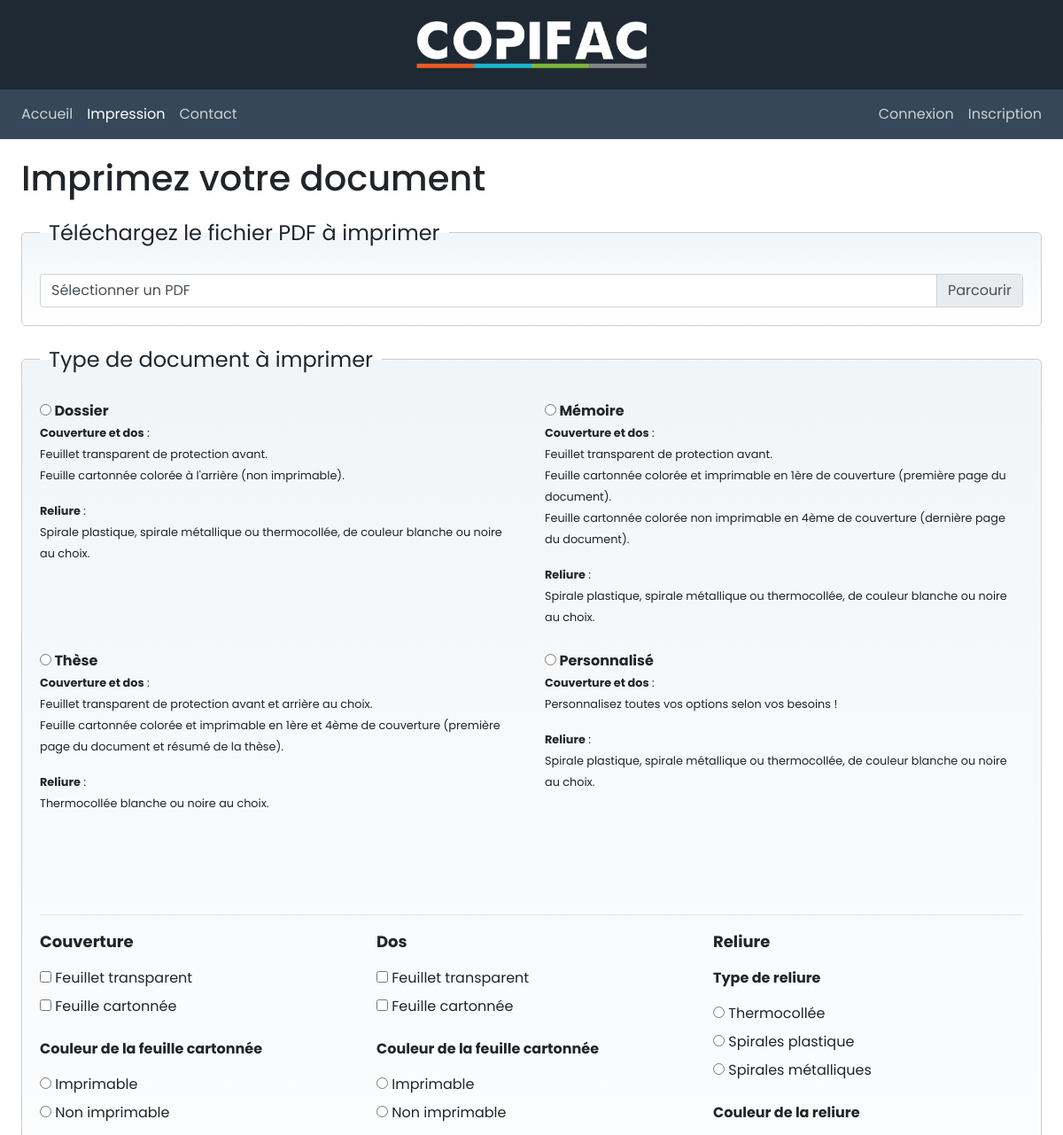
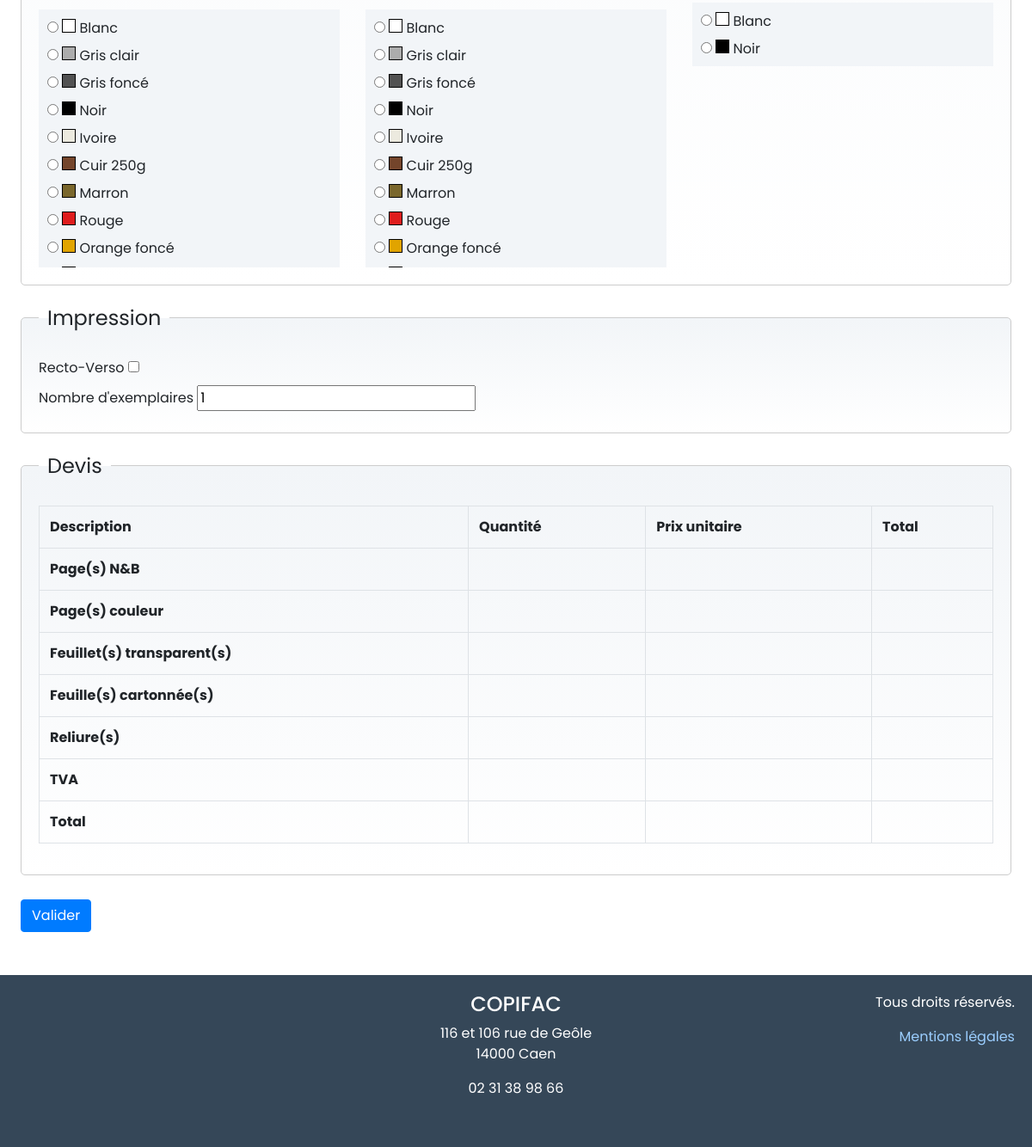
Page /impression on the committed database (2 pictures, top to bottom).
### tables this page shows
CREATE TABLE `dossier_color` (
  `id_dossier_color` smallint(5) unsigned NOT NULL AUTO_INCREMENT,
  `text` varchar(32) NOT NULL DEFAULT '',
  `hex` varchar(6) NOT NULL DEFAULT '',
  `printable` tinyint(1) unsigned NOT NULL DEFAULT '0',
  `unprintable` tinyint(1) unsigned NOT NULL DEFAULT '0',
  `position` smallint(5) unsigned NOT NULL DEFAULT '0',
  PRIMARY KEY (`id_dossier_color`)
);

### controllers/dossierController.php (called while the page is built, shortened)
<?php
require_once _ROOT_DIR_ . '/models/AdminGestionMgr.class.php';
$allColors = AdminGestionMgr::getColors();
$docType = '';
$btnFTCouv = '';
$btnFCCouv = '';
$couvImpr = '';
$couvColor = '';
$btnFTDos = '';
$btnFCDos = '';
$dosImpr = '';
$dosColor = '';
$btnReliure = '';
$btnCoulReliure = '';

### models/dao/DbConnection.class.php (called while the page is built)
<?php
class DbConnection
{
    private static $connection;
    private static function connect(string $user_type)
    {
        $tParam = parse_ini_file($_SERVER['DOCUMENT_ROOT'] . '/config/paramDB.ini', true);
        extract($tParam[$user_type]);
        $dsn = "mysql:host=" . $host . "; port=" . $port . "; dbname=" . $bdd . "; charset=utf8";
        try {
            self::$connection = new PDO(
                $dsn,
                $user,
                $password,
                array(PDO::ATTR_ERRMODE => PDO::ERRMODE_EXCEPTION)
            );
        } catch (Exception $e) {
            die('<h4 style="color:#FF0000"; >Erreur de connexion ! </h4>');
        }
        return self::$connection;
    }
    public static function disconnect()
    {
        self::$connection = null;
    }
    public static function getConnection(string $user_type)
    {
        if (self::$connection != null) {
            return self::$connection;
        } else {
            return self::connect($user_type);
        }
    }
}

### controllers/authController.php (called while the page is built, shortened)
<?php
$password = '';

### models/AdminGestionMgr.class.php (called while the page is built, shortened)
<?php
require_once("dao/DbConnection.class.php");
class AdminGestionMgr
{
    public static function getColors(): array
    {
        $query = 'SELECT * FROM dossier_color ORDER BY position DESC';
        $sth = DbConnection::getConnection('administrateur')->query($query);
        $sth->execute();
        $result = $sth->fetchAll(PDO::FETCH_ASSOC);
        return $result;
    }
}

### views/dossier.php (the view, shortened to what this page needs)
<?php
require_once _ROOT_DIR_ . '/controllers/dossierController.php';
require_once 'views/head.php';
?>
<div class="row">
	<div class="col-12 home-wrapper">
		<h1>Imprimez votre document</h1>
		<form id="formDossier" method="post" action="">
			<fieldset>
				<legend>Téléchargez le fichier PDF à imprimer</legend>
				<div class="custom-file">
					<label class="custom-file-label" for="uploadPDF">Sélectionner un PDF</label><span id='error-upload'>Sélectionnez un fichier</span>
				</div>
			</fieldset>
			<fieldset>
				<legend id='legend_doctype'>Type de document à imprimer</legend>
				<div class="row">
					<div class="col-md-6" id="docTypeDossier">
						<label for="dossier">
							<div class="topBarDocType_old">
								<input type="radio" name="docType" value="dossier" id="dossier" <?php echo ('dossier' == $docType ? ' checked' : ''); ?>><strong> Dossier</strong>
							</div>
							<div class="bottomDocType_old" style="height:250px;overflow-y:auto;">
								<p><small><strong>Couverture et dos</strong>&nbsp;:<br>
										Feuillet transparent de protection avant.<br>
										Feuille cartonnée colorée à l'arrière (non imprimable).</small></p>
								<p><small><strong>Reliure</strong>&nbsp;:<br>
										Spirale plastique, spirale métallique ou thermocollée, de couleur blanche ou noire au choix.</small></p>
							</div>
						</label>
					</div>
					<div class="col-md-6" id="docTypeMemoire">
						<label for="memoire">
							<div class="topBarDocType_old">
								<input type="radio" name="docType" value="memoire" id="memoire" <?php echo ('memoire' == $docType ? ' checked' : ''); ?>><strong> Mémoire</strong>
							</div>
							<div class="bottomDocType_old" style="height:250px;overflow-y:auto;">
								<p><small><strong>Couverture et dos</strong>&nbsp;:<br>
										Feuillet transparent de protection avant.<br>
										Feuille cartonnée colorée et imprimable en 1ère de couverture (première page du document).<br>
										Feuille cartonnée colorée non imprimable en 4ème de couverture (dernière page du document).</small></p>
								<p><small><strong>Reliure</strong>&nbsp;:<br>
										Spirale plastique, spirale métallique ou thermocollée, de couleur blanche ou noire au choix.</small></p>
							</div>
						</label>
					</div>
				</div>
				<div class="row">
					<div class="col-md-6" id="docTypeThese">
						<label for="these">
							<div class="topBarDocType_old">
								<input type="radio" name="docType" value="these" id="these" <?php echo ('these' == $docType ? ' checked' : ''); ?>><strong> Thèse</strong>
							</div>
							<div class="bottomDocType_old" style="height:250px;overflow-y:auto;">
								<p><small><strong>Couverture et dos</strong>&nbsp;:<br>
										Feuillet transparent de protection avant et arrière au choix. <br>
										Feuille cartonnée colorée et imprimable en 1ère et 4ème de couverture (première page du document et résumé de la thèse).</small></p>
								<p><small><strong>Reliure</strong>&nbsp;:<br>
										Thermocollée blanche ou noire au choix.</small></p>
							</div>
						</label>
					</div>
					<div class="col-md-6" id="docTypePerso">
						<label for="perso">
							<div class="topBarDocType_old">
								<input type="radio" name="docType" value="perso" id="perso" <?php echo ('perso' == $docType ? ' checked' : ''); ?>><strong> Personnalisé</strong>
							</div>
							<div class="bottomDocType_old" style="height:250px;overflow-y:auto;">
								<p><small><strong>Couverture et dos</strong>&nbsp;:<br>
										Personnalisez toutes vos options selon vos besoins&nbsp;!</small></p>
								<p><small><strong>Reliure</strong>&nbsp;:<br>
										Spirale plastique, spirale métallique ou thermocollée, de couleur blanche ou noire au choix.</small></p>
							</div>
						</label>
					</div>
				</div>
				<hr>
				<div class="row">
					<div class="col-lg-4">
						<p class="legend">Couverture</p>
						<p>
							<input type="checkbox" name="btnFTCouv" id="btnFTCouv" value="1" <?php echo (1 == $btnFTCouv ? ' checked' : ''); ?>>
							<label for="btnFTCouv">Feuillet transparent</label><br>
							<input type="checkbox" name="btnFCCouv" id="btnFCCouv" value="1" <?php echo (1 == $btnFCCouv ? ' checked' : ''); ?>>
							<label for="btnFCCouv">Feuille cartonnée</label><br>
						</p>
						<div id="couvCouleurFC">
							<p><strong>Couleur de la feuille cartonnée</strong></p>
							<p>
								<input type="radio" name="couv-impr" id="couv_printable" value="printable" <?php echo ('printable' == $couvImpr ? ' checked' : ''); ?>>
								<label for="couv_printable">Imprimable</label><br>
								<input type="radio" name="couv-impr" id="couv_unprintable" value="unprintable" <?php echo ('unprintable' == $couvImpr ? ' checked' : ''); ?>>
								<label for="couv_unprintable">Non imprimable</label><br>
							</p>
							<div id="couvCouleurFC_colors" class="color-selector">
								<?php foreach ($allColors as $data) : ?>
									<div class="couv-color couv-printable-<?php echo ($data['printable'] ? '1' : '0'); ?> couv-unprintable-<?php echo ($data['unprintable'] ? '1' : '0'); ?>">
										<input type="radio" id="couv_color_<?php echo $data['id_dossier_color']; ?>" name="couv_color" value="<?php echo $data['id_dossier_color']; ?>" data-printable="<?php echo (htmlentities($data['text'], ENT_QUOTES) ? '1' : '0'); ?>" data-unprintable="<?php echo ($data['unprintable'] ? '1' : '0'); ?>" <?php echo ($data['id_dossier_color'] == $couvColor ? ' checked' : ''); ?>>
										<label id="label_couv_color_<?php echo $data['id_dossier_color']; ?>" for="couv_color_<?php echo $data['id_dossier_color']; ?>"><span class="color-square" style="background:#<?php echo $data['hex']; ?>"></span> <?php echo htmlentities($data['text'], ENT_QUOTES); ?></label><br>
									</div>
								<?php endforeach; ?>
							</div>
						</div>
					</div>
					<div class="col-lg-4">
						<p class="legend">Dos</p>
						<p>
							<input type="checkbox" name="btnFTDos" id="btnFTDos" value="1" <?php echo (1 == $btnFTDos ? ' checked' : ''); ?>>
							<label for="btnFTDos">Feuillet transparent</label><br>
							<input type="checkbox" name="btnFCDos" id="btnFCDos" value="1" <?php echo (1 == $btnFCDos ? ' checked' : ''); ?>>
							<label for="btnFCDos">Feuille cartonnée</label><br>
						</p>
						<div id="dosCouleurFC">
							<p><strong>Couleur de la feuille cartonnée</strong></p>
							<p>
								<input type="radio" name="dos-impr" id="dos_printable" value="printable" <?php echo ('printable' == $dosImpr ? ' checked' : ''); ?>>
								<label for="dos_printable">Imprimable</label><br>
								<input type="radio" name="dos-impr" id="dos_unprintable" value="unprintable" <?php echo ('unprintable' == $dosImpr ? ' checked' : ''); ?>>
								<label for="dos_unprintable">Non imprimable</label><br>
							</p>
							<div id="dosCouleurFC_colors" class="color-selector">
								<?php foreach ($allColors as $data) : ?>
									<div class="dos-color dos-printable-<?php echo ($data['printable'] ? '1' : '0'); ?> dos-unprintable-<?php echo ($data['unprintable'] ? '1' : '0'); ?>">
										<input type="radio" id="dos_color_<?php echo $data['id_dossier_color']; ?>" name="dos_color" value="<?php echo $data['id_dossier_color']; ?>" data-printable="<?php echo ($data['printable'] ? '1' : '0'); ?>" data-unprintable="<?php echo ($data['unprintable'] ? '1' : '0'); ?>" <?php echo ($data['id_dossier_color'] == $dosColor ? ' checked' : ''); ?>>
										<label id="label_dos_color_<?php echo $data['id_dossier_color']; ?>" for="dos_color_<?php echo $data['id_dossier_color']; ?>"><span class="color-square" style="background:#<?php echo $data['hex']; ?>"></span> <?php echo htmlentities($data['text'], ENT_QUOTES); ?></label><br>
									</div>
								<?php endforeach; ?>
							</div>
						</div>
					</div>
					<div class="col-lg-4">
						<p class="legend">Reliure</p>
						<p id="type_reliure"><strong>Type de reliure</strong></p>
						<p>
							<input type="radio" name="btnReliure" id="thermo" value="thermo" <?php echo ('thermo' == $btnReliure ? ' checked' : ''); ?>>
							<label for="thermo">Thermocollée</label><br>
							<input type="radio" name="btnReliure" id="spiplast" value="spiplast" <?php echo ('spiplast' == $btnReliure ? ' checked' : ''); ?>>
							<label for="spiplast">Spirales plastique</label><br>
							<input type="radio" name="btnReliure" id="spimetal" value="spimetal" <?php echo ('spimetal' == $btnReliure ? ' checked' : ''); ?>>
							<label for="spimetal">Spirales métalliques</label><br>
						</p>
						<p><strong>Couleur de la reliure</strong></p>
						<div id="reliure_colors" class="color-selector-reliure">
							<div>
								<input type="radio" id="reliureBlanche" name="btnCoulReliure" value="Blanche" <?php echo ('Blanche' == $btnCoulReliure ? ' checked' : ''); ?>>
								<label for="reliureBlanche"><span class="color-square" style="background:#fff;"></span> Blanc</label>
							</div>
							<div>
								<input type="radio" id="reliureNoire" name="btnCoulReliure" value="Noire" <?php echo ('Noire' == $btnCoulReliure ? ' checked' : ''); ?>>
								<label for="reliureNoire"><span class="color-square" style="background:#000;"></span> Noir</label>
							</div>
						</div>
					</div>
				</div>
			</fieldset>
			<fieldset>
				<legend class="titre1">Impression</legend>
				<div class="rectoverso">
					<label for="rectoverso">Recto-Verso</label>
					<input type="checkbox" name="rectoverso" id="rectoverso" value="1" <?php echo (!empty($rectoverso) ? ' checked' : ''); ?>>
				</div>
				<div class="nbExmplaires">
					<label for="quantity">Nombre d'exemplaires</label>
					<input type="number" id="quantity" name="quantity" min="1" value="<?php echo (!empty($quantity) ? $quantity : '1'); ?>">
				</div>
			</fieldset>
			<fieldset>
				<legend>Devis</legend>
				<table class="table table-bordered">
					<tr>
						<th id="devisColonneDescr" scope="col">Description</th>
						<th id="devisColonneQuant" scope="col">Quantité</th>
						<th id="devisColonnePrixU" scope="col">Prix unitaire</th>
						<th id="devisColonneTotal" scope="col">Total</th>
					</tr>
					<tr>
						<th scope="row">Page(s) N&amp;B</th>
						<td id="devisPagesNBQuant"></td>
						<td id="devisPagesNBPrixU"></td>
						<td id="devisPagesNBTotal"></td>
					</tr>
					<tr>
						<th scope="row">Page(s) couleur</th>
						<td id="devisPagesCQuant"></td>
						<td id="devisPagesCPrixU"></td>
						<td id="devisPagesCTotal"></td>
					</tr>
					<tr>
						<th scope="row">Feuillet(s) transparent(s)</th>
						<td id="devisFTQuant"></td>
						<td id="devisFTPrixU"></td>
						<td id="devisFTTotal"></td>
					</tr>
					<tr>
						<th scope="row">Feuille(s) cartonnée(s)</th>
						<td id="devisFCQuant"></td>
						<td id="devisFCPrixU"></td>
						<td id="devisFCTotal"></td>
					</tr>
					<tr>
						<th scope="row">Reliure(s)</th>
						<td id="devisReliureQuant"></td>
						<td id="devisReliurePrixU"></td>
						<td id="devisReliureTotal"></td>
					</tr>
					<tr>
						<th scope="row">TVA</th>
						<td></td>
						<td></td>
						<td id="devisTVA"></td>
					</tr>
					<tr>
						<th scope="row">Total</th>
						<td></td>
						<td></td>
						<td id="devisTotal"></td>
					</tr>
				</table>
			</fieldset>
			<input type="submit" id="submit" name="dossier-btn" class="btn btn-primary mt-2" value="Valider">
		</form>
	</div>
</div>
<?php
require_once 'views/footer.php';

### public/css/style.css (style rules this page uses)
* { box-sizing: border-box; }
body { background: #eee; font-size: 100%; font-family: 'Poppins', Arial, Helvetica, sans-serif; }
h1, h2, h3, h4, h5, h6 { margin-top: .5em; }
fieldset { margin: 20px 0; padding: 20px; border: 1px solid #ccc; border-radius: 5px; background: #fff; background: -moz-linear-gradient(top, #f2f5f8 0%, #ffffff 100%); background: -webkit-linear-gradient(top, #f2f5f8 0%, #ffffff 100%); background: linear-gradient(to bottom, #f2f5f8 0%, #ffffff 100%); }
legend { display: inline; width: auto; padding: 0 10px; text-shadow:0 0 20px #fff; }
.legend { font-weight: bold; font-size: 1.125em; }
label { cursor: pointer; }
.custom-file-input:lang(fr)~.custom-file-label::after { content:"Parcourir" }
.color-selector { height:300px; overflow-y:auto; background:#f2f5f8; padding:10px 0 0 10px; }
.color-selector-reliure { overflow-y:auto; background:#f2f5f8; padding:10px 0 0 10px; }
.color-square { display:inline-block; width:16px; height:16px; border:1px solid #000; }

### rows in the picture
dossier_color: id_dossier_color "☐ Blanc", text "Blanc"
dossier_color: id_dossier_color "☐ Gris clair", text "Gris clair"
dossier_color: id_dossier_color "☐ Gris foncé", text "Gris foncé"
dossier_color: id_dossier_color "☐ Noir", text "Noir"
dossier_color: id_dossier_color "☐ Ivoire", text "Ivoire"
dossier_color: id_dossier_color "☐ Cuir 250g", text "Cuir 250g"
dossier_color: id_dossier_color "☐ Marron", text "Marron"
dossier_color: id_dossier_color "☐ Rouge", text "Rouge"
dossier_color: id_dossier_color "☐ Orange foncé", text "Orange foncé"

### other values in the picture
$menuItem['name'] "Accueil"
$menuItem['name'] "Impression"
$menuItem['name'] "Contact"
